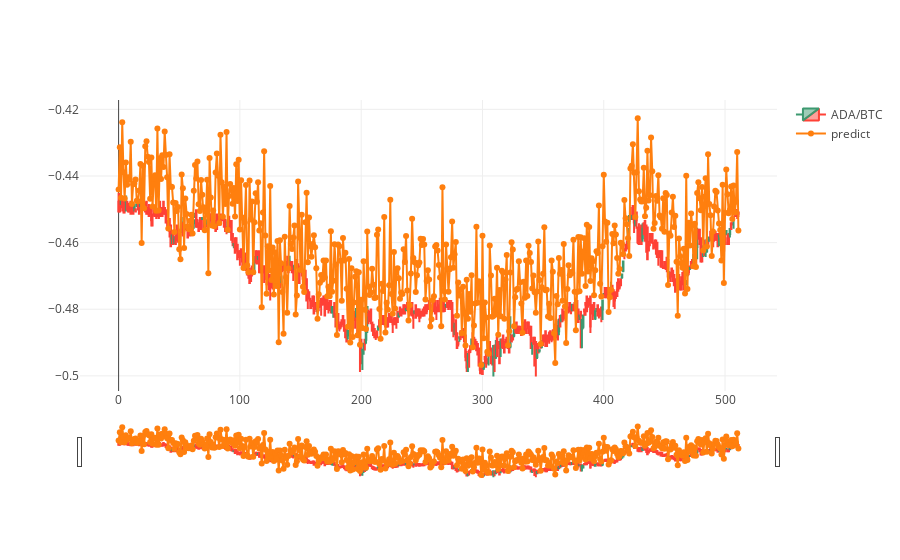

Notebook cell for this chart:
### Code cell
# timeStep = 32
# batchSize = 512
# interval = '1min'

# data = DataLoader('./klineHistory/' + interval + '/', interval=1)
# data.readData(batchSize, timeStep)
# data.separateTestBatch(4)

# model = StatelessLSTM(
#     inputDim = data.inputDim,
#     timeStep = data.timeStep,
#     batchSize = data.batchSize,
#     rnnLayerNum = 2
# )

lossWeight = genLossWeight(1., 1, data.batchSize, data.timeStep)
lossWeight[:, :-1, :] = 0
lossWeight = lossWeight / np.average(lossWeight)

with tf.Session(graph=model.graph) as session:
    model.loadModel(session, './klineHistory/1min/test2-0.02.ckpt')

#     x, y = data.getNextTrainBatch()
    x, y = data.getNextTestBatch()
    y1 = raw2output(data, y)
    print(
        session.run(model.loss, {
                            model.x: x,
                            model.y: y1,
                            model.lossWeight: lossWeight
                        }))

#     x, y = data.getNextTestBatch()
    predict = session.run(model.predict, {
                            model.x: x,
                            model.y: y1
                        })
    
# line1 = go.Scatter(
#     x = np.array(range(len(y))),
#     y = np.reshape(y[:, -1, :], (len(y))),
#     mode = 'lines+markers',
#     name='open&close avg'
# )

line1 = go.Candlestick(
    x = np.array(range(len(y))),
    open=y[:, -1, 0],
    high=y[:, -1, 1],
    low=y[:, -1, 2],
    close=y[:, -1, 3],
    name='ADA/BTC'
)

line2 = go.Scatter(
    x = np.array(range(len(predict))),
    y = np.reshape(predict[:, -1, :], (len(predict))),
    mode = 'lines+markers',
    name='predict'
)

fig = go.Figure(data=[line1, line2])
py.offline.iplot(fig)

### Figure 1 — Plotly figure (JSON) as saved in the notebook; plotly's stock layout.template omitted (floating-point values rounded to 4 significant figures; data arrays with more than 128 entries replaced by an {"elided": "..."} marker saying what was removed)
{"data": [{"close": {"elided": "512 float values"}, "high": {"elided": "512 float values"}, "low": {"elided": "512 float values"}, "name": "ADA/BTC", "open": {"elided": "512 float values"}, "type": "candlestick", "x": {"elided": "512 int values"}}, {"mode": "lines+markers", "name": "predict", "type": "scatter", "x": {"elided": "512 int values"}, "y": {"elided": "512 float values"}}], "layout": {}}
